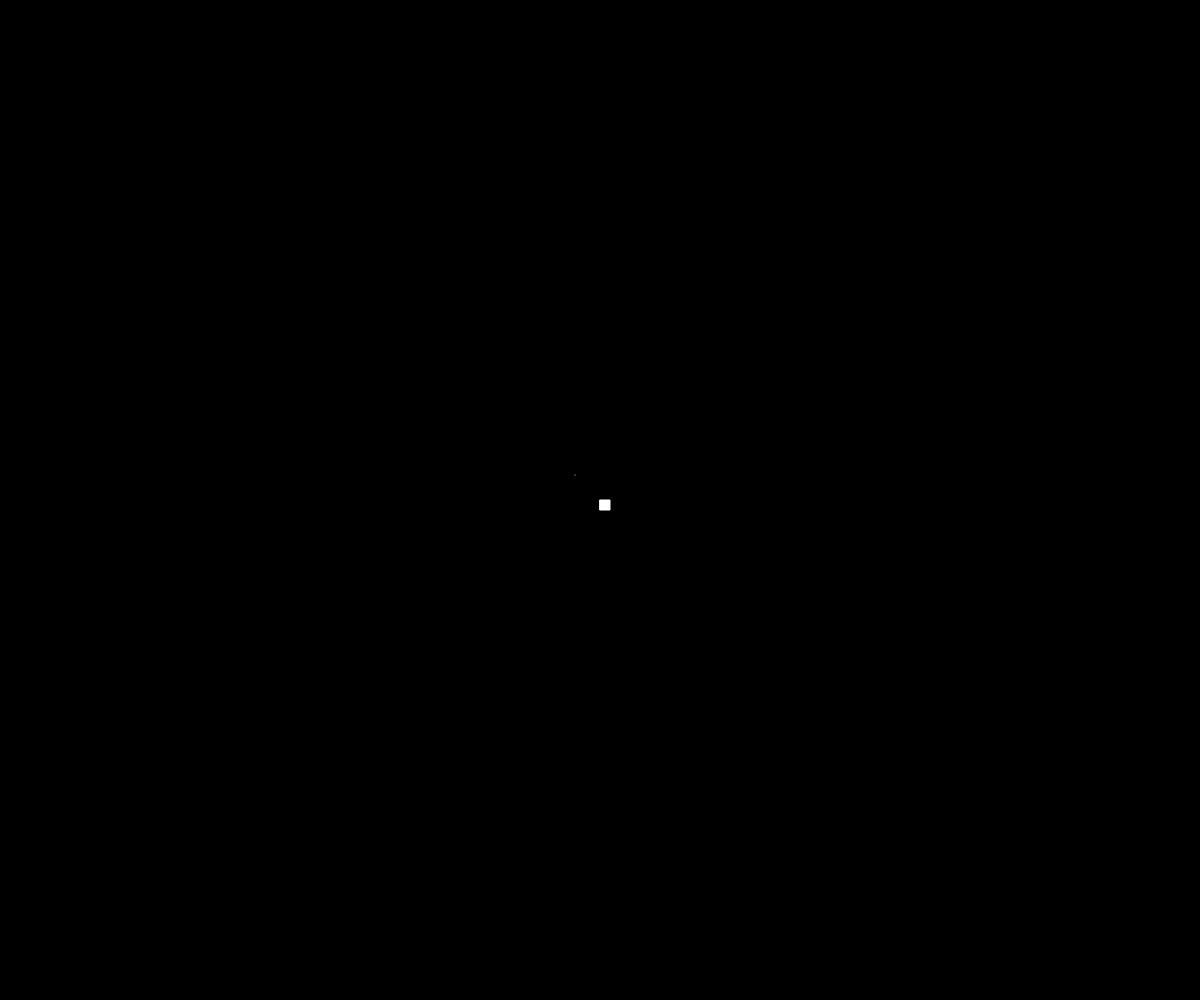
Frame 1 (no input)
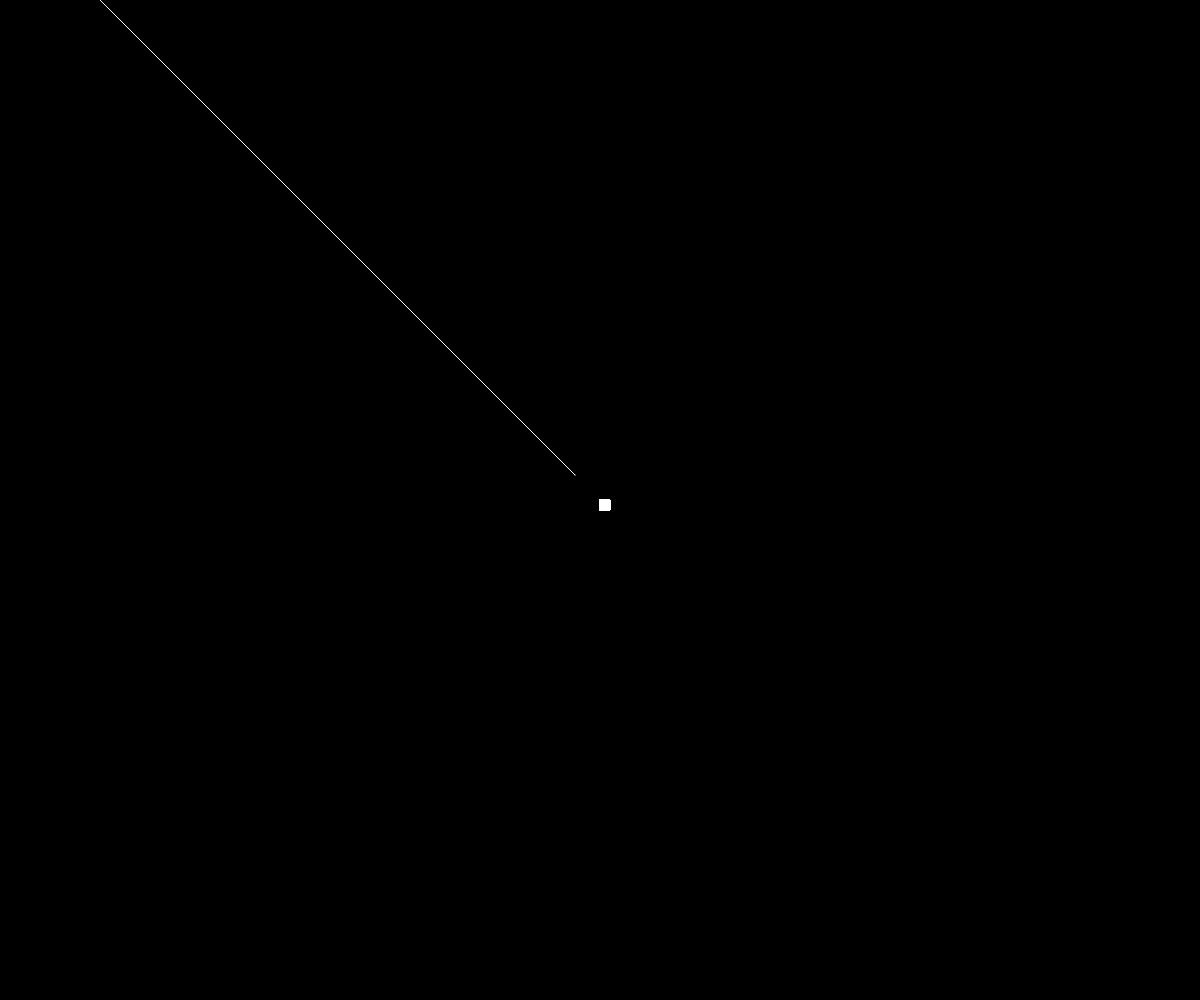
Frame 60 (no input)
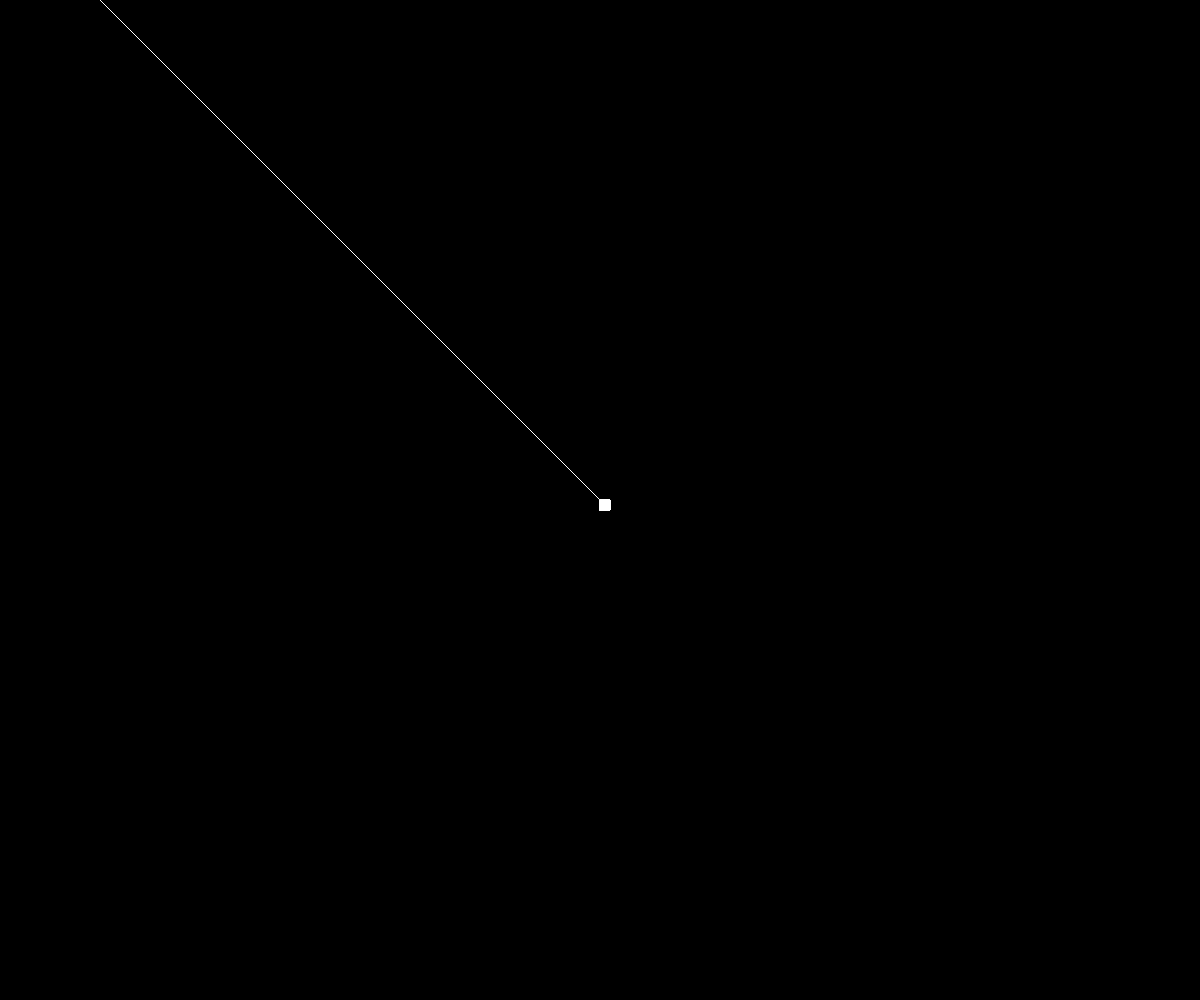
Frame 120 (the mouse pressed at the canvas centre since frame 60)

The p5.js sketch that drew these frames (run headless with seeded random() and noise() and a simulated clock; from frame 60 on, the mouse is pressed at the canvas centre):

// p5.js sketch
// ── sketch.js
/* Mimi Yin, NYU-ITP
Linear motion with controls
*/

// Variables to store x,y coordinates of current position
let x, y
// Variables to store x,y coordinates of previous position
let px, py;

function setup() {
  createCanvas(windowWidth, windowHeight);

  // Initial position is center
  x = width / 2;
  y = height/2;

  background(0);
}

function draw() {

  //Calculate speed based on distance of mouse from center
  x+=(mouseX-(width/2))/(width/50);
  y+=(mouseY-(height/2))/(height/50);

  // Set fill color to white
  stroke(255);
  // Draw a circle at x,y
  line(px, py, x, y);

  // Remember current position as previous position for next frame
  px = x;
  py = y;

  // Draw a landmark in the center
  fill(255);
  rect(width/2, height/2, 10, 10);
}

// Start new line wherever mouse is
function mousePressed(){
  background(0);
  x = mouseX;
  y = mouseY;
}
